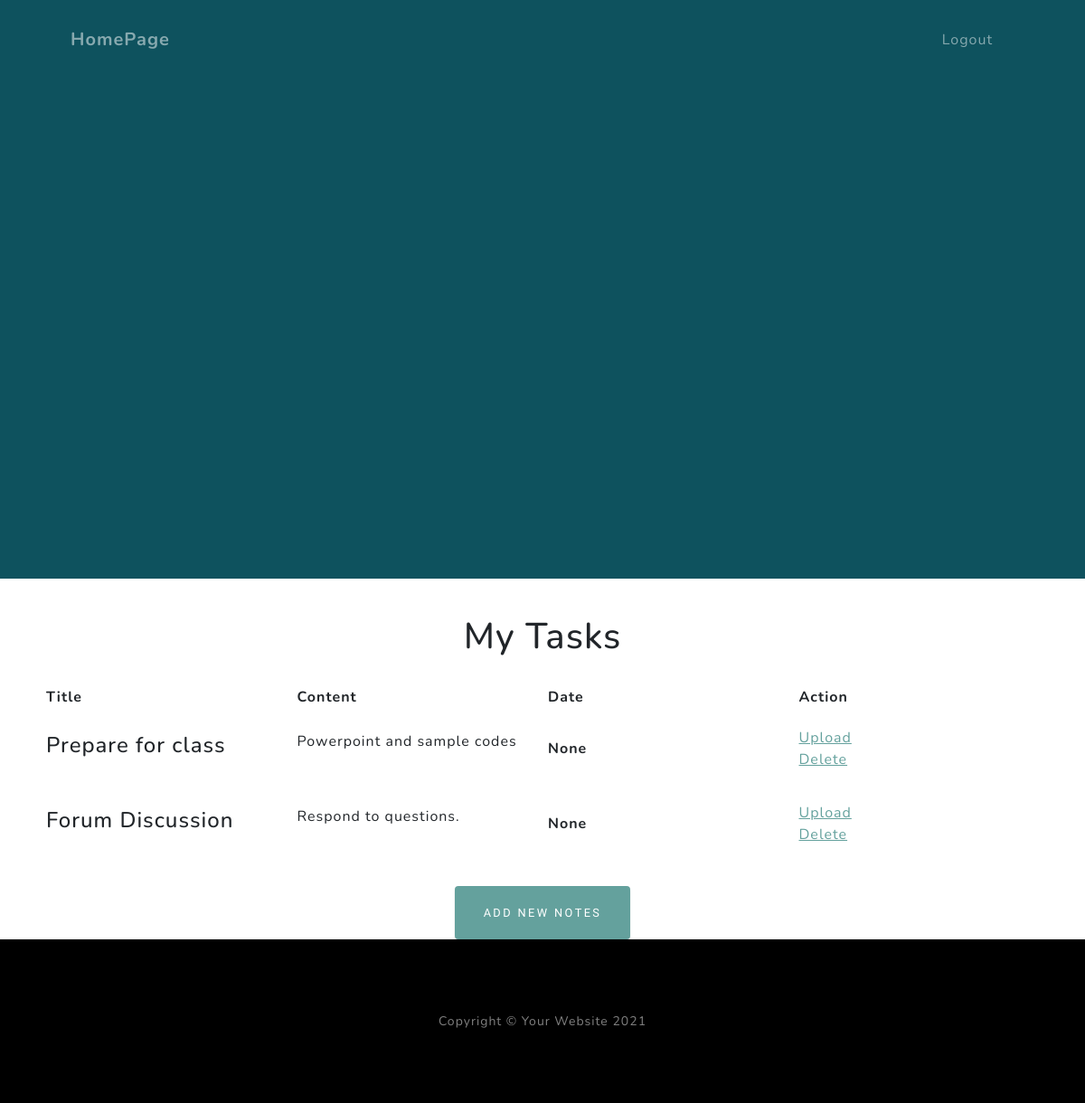
Screenshot of /my-notes (signed in) with the database file from the repository.
### app.py (models this page shows)
class Note(db.Model):#笔记类
    id = db.Column(db.Integer, primary_key=True)
    title = db.Column(db.String(25))
    note_body = db.Column(db.Text)
    note_writer = db.Column(db.Integer, db.ForeignKey('user.id'), nullable=False)
    exp_date = db.Column(db.String)

### app.py (the view)
@app.route('/my-notes', methods=['GET','POST'])
@login_required
def view_notes():
    user = User.query.filter_by(id = current_user.get_id()).first()
    if user.admin:#判断用户是否为admin
        notes = Note.query.all()
        return render_template('my_notes.html', notes=notes, title='All Tasks',admin = user.admin)
    else:
        notes = Note.query.filter_by(writer=current_user).all()#这里的writer是flaskform的属性
        return render_template('my_notes.html', notes=notes, title='My Tasks')

### app.py (called while the page is built)
@login_manager.user_loader#加载用户时需要做的事情
def load_user(user_id):
    return User.query.get(int(user_id))#从数据库中得到用户数据返回一个用户实例

### templates/my_notes.html (shortened to what this page needs)
{% extends "base.html" %}
{% block nav %}
  <nav class="navbar navbar-expand-lg navbar-light fixed-top" id="mainNav">
    <div class="container px-4 px-lg-5">
        <a class="navbar-brand" href="{{url_for('index')}}">HomePage</a>
        <div class="collapse navbar-collapse" id="navbarResponsive">
            <ul class="navbar-nav ms-auto">
                <li class="nav-item"><a class="nav-link" href="{{url_for('logout')}}">Logout</a></li>
            </ul>
        </div>
    </div>
  </nav>
{% endblock %}
{% block content %}
    <h1>{{title}}</h1>
    <center>
        {% if notes|length < 1 %}
            <h4 id="reminder">尚未创建表格，请点击下方按钮创建</h4>
        {% else %}
            <table>
                <tr>
                    <th>Title</th>
                    <th>Content</th>
                    <th>Date</th>
                    <th>Action</th>
                </tr>
                {% for note in notes %}
                    <tr>
                        <td><h4>{{note.title}}</h4></td>
                        <td><p>{{note.note_body}}</p></td>
                        <td><b>{{note.exp_date}}</b></td>
                        <td id="last_td">
                            <a href="{{url_for('upload_note', note_id=note.id)}}">Upload</a>
                            <br>
                            <a href="{{url_for('delete_note', note_id=note.id)}}">Delete</a>
                        </td>
                    </tr>
                {% endfor %}
            </table>
        {% endif %}
        <div class="text-center">
            <a class="btn btn-primary" id="add_note" href="{{url_for('new_note')}}">Add New Notes</a>
        </div>
    </center>
{% endblock %}

### templates/my_notes.html (style rules this page uses)
h1 { margin-top: 40px; text-align: center; }
table { width:70rem; table-layout:fixed; word-break:break-all; word-wrap:break-word; border-collapse:collapse; margin:20px; border-collapse: separate; border-spacing: 10px; }
td { padding-top: 10px; padding-bottom: 15px; }

### rows the page displays
Note: title "Prepare for class", note_body "Powerpoint and sample codes", exp_date "None"
Note: title "Forum Discussion", note_body "Respond to questions.", exp_date "None"

### other values shown
{{ title }} "My Tasks"
